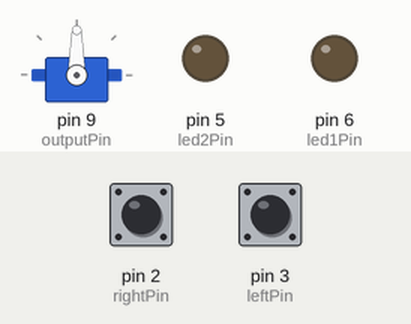
Bench run of a sketch on a simulated Arduino Uno, built with avr-gcc and run on an emulated ATmega328P. On the bench: servo, output pins drawn as LEDs (lit = HIGH). The inputs (shaded band) are chosen by the test bench; at power-on: pin 2 (rightPin) LOW, pin 3 (leftPin) LOW.

Above: at 1.2 s.
1.3 s: pin 2 (rightPin) pulled HIGH for 1 s
At 1.4 s:
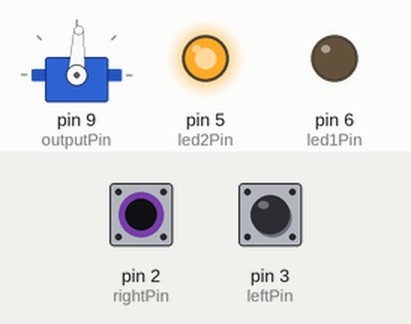
4.3 s: pin 3 (leftPin) pulled HIGH for 3.2 s
At 4.4 s:
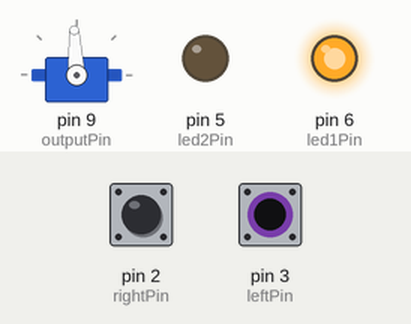
9.0 s: pin 2 (rightPin) pulled HIGH for 3.2 s
At 9.9 s:
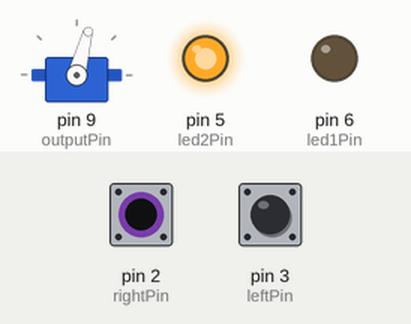
15.2 s: pin 2 (rightPin) driven HIGH and pin 3 (leftPin) driven HIGH
At 16.1 s:
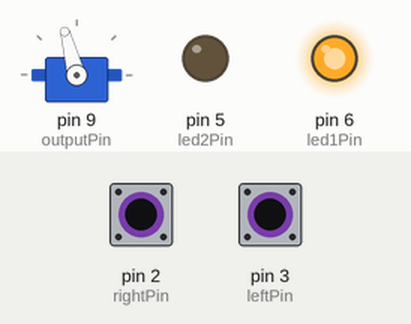
18.2 s: pin 3 (leftPin) driven LOW
At 18.3 s:
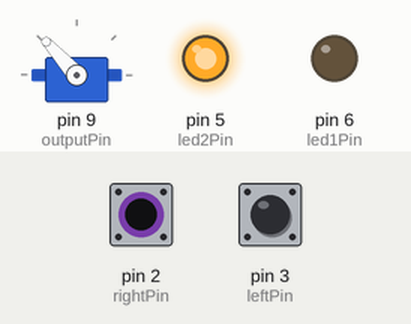
Timing chart, 0 to 26.1 s (numbered marks = the images above; inputs shaded):
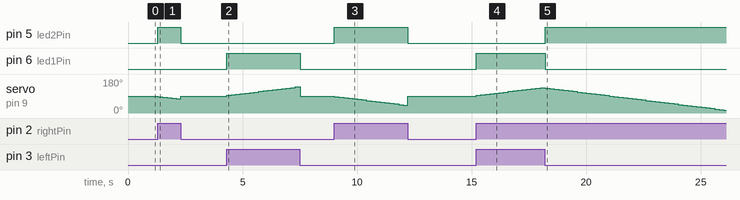

Measured:
- after the input at 1.3 s, pin 5 (led2Pin): LOW → HIGH at once, → LOW 1.0 s later; servo on pin 9 (outputPin): 90° → 87° at once, → 84° 0.20 s later, → 81° 0.20 s later, → 78° 0.20 s later, … (6 changes in this stretch)
- after the input at 4.3 s, pin 6 (led1Pin): LOW → HIGH at once, → LOW 3.2 s later; servo on pin 9 (outputPin): rises from 90° to 138° in 3.0 s, then falls to 90° in 0.20 s
- after the input at 9.0 s, pin 5 (led2Pin): LOW → HIGH at once, → LOW 3.2 s later; servo on pin 9 (outputPin): 90° → 87° at once, → 84° 0.20 s later, → 81° 0.20 s later, → 78° 0.20 s later, … (17 changes in this stretch)
- after the input at 15.2 s, pin 6 (led1Pin): LOW → HIGH at once; servo on pin 9 (outputPin): moves from 90° to 135° over 2.8 s, starting at once
- after the input at 18.2 s, pin 5 (led2Pin): LOW → HIGH at once; pin 6 (led1Pin): HIGH → LOW at once

The sketch:

Proyecto_AngelHack_WheelChair_Final.ino
```cpp
#include <Servo.h>
Servo myservo;  // create servo object to control a servo
 // a maximum of eight servo objects can be created

int pos = 90;    // variable to store the servo position
const int maxDeg = 160;
const int minDeg = 5;

const int leftPin = 3;
const int rightPin = 2;

const int led1Pin = 6; // indicator
const int led2Pin = 5; // indicator

const int outputPin = 9; // pwm function will be disabled on pin 9 and 10 if using servo

int leftPressed = 0;
int rightPressed = 0;
int currentPos =0;

int leftSet = 0;
int rightSet =0;
int noneSet =0;

String comandoEntrada = "";
boolean comandoCompleto = false;

void setup()
{
  Serial.begin(9600);

myservo.attach(outputPin);  // attaches the servo on pin 9 to the servo object
comandoEntrada.reserve(200);
pinMode(leftPin, INPUT);
pinMode(rightPin, INPUT);
pinMode(led1Pin, OUTPUT);
pinMode(led2Pin, OUTPUT);
}


void goingUp(){
   pos = pos + 3;
   myservo.write(pos);
   setLeds(true,false);
   delay(200);
}

void goingDown(){
   pos = pos - 3;
   myservo.write(pos);
   setLeds(false,true);
   delay(200);
}

void stoping(){
   pos = 90;
   myservo.write(90);
   setLeds(false,false);
   delay(10);
}

void loop()
{
    leftPressed = digitalRead(leftPin);
    rightPressed = digitalRead(rightPin);

     if(leftPressed)
     {
      goingUp();
     }
     else if(rightPressed)
     {
      goingDown();
     }else{
       if(leftSet){
         goingUp();
         delay(10);
       }
       if(rightSet){
         goingDown();
         delay(10);
       }

       if(rightSet==leftSet){
         stoping();

       }
     }


     if(comandoCompleto){
      if(comandoEntrada.compareTo("up\n")==0){
         leftSet =1;
         rightSet=0;
      }else if(comandoEntrada.compareTo("down\n")==0){
        leftSet =0;
         rightSet=1;
      }else if(comandoEntrada.compareTo("stop\n")==0){
        leftSet =0;
         rightSet=0;
      }
     }

     comandoCompleto=false;
     comandoEntrada="";

}
void setLeds(boolean led1, boolean led2){
  if(led1 == true){
    digitalWrite(led1Pin,HIGH);
  }else{
    digitalWrite(led1Pin,LOW);
  }
  if(led2 == true){
    digitalWrite(led2Pin,HIGH);
  }else{
    digitalWrite(led2Pin,LOW);
  }
}

void moveLeft(int pos){
  myservo.write(pos);
}

void moveRight(int pos){
  myservo.write(pos);
}

void stop(int pos){
  myservo.write(pos);
}

void serialEvent(){
  while(Serial.available()){

   char inChar = (char)Serial.read();
   Serial.print(inChar);
   comandoEntrada +=inChar;
   if(inChar == '\n'){
    comandoCompleto=true;
   }
  }
}
```
